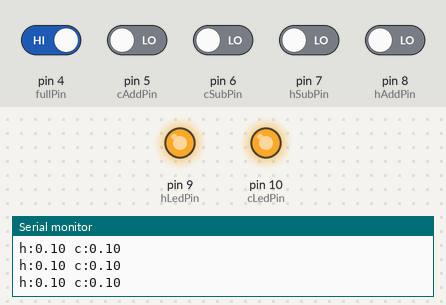
This sketch was run on a simulated Arduino Uno, built with avr-gcc and run on an emulated ATmega328P. On the bench: output pins drawn as LEDs (lit = HIGH), the last lines printed to the serial monitor. Dashed ring = blinking. The test bench sets the inputs (shaded band); at power-on: pin 4 (fullPin) HIGH, pin 5 (cAddPin), pin 6 (cSubPin), pin 7 (hSubPin), pin 8 (hAddPin) LOW.

Above: at 1.2 s.
1.3 s: pin 4 (fullPin) driven LOW
At 2.5 s:
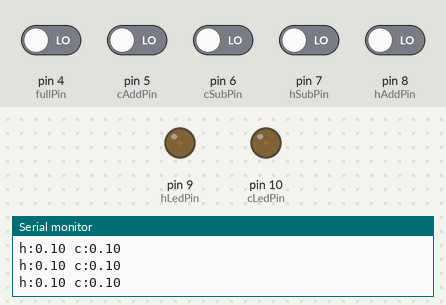
2.8 s: pin 7 (hSubPin) driven HIGH
At 3.7 s:
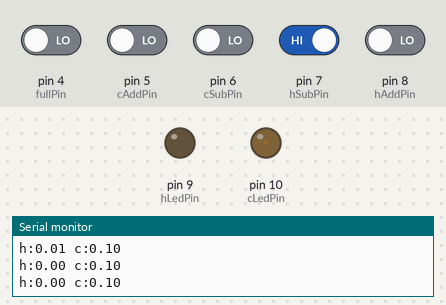
4.5 s: pin 8 (hAddPin) driven HIGH
At 5.4 s:
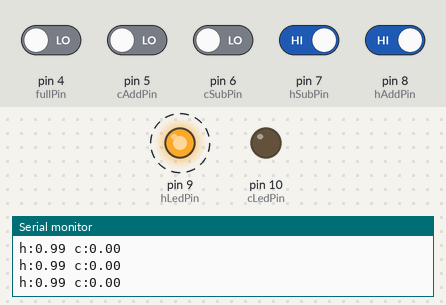
7.5 s: pin 8 (hAddPin) driven LOW
10.5 s: pin 5 (cAddPin) driven HIGH
At 13.49 s:
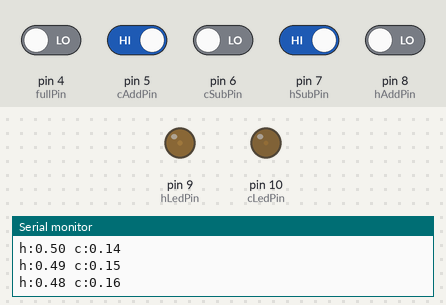
13.5 s: pin 6 (cSubPin) driven HIGH
Timing chart, 0 to 17.5 s (numbered marks = the images above; inputs shaded):
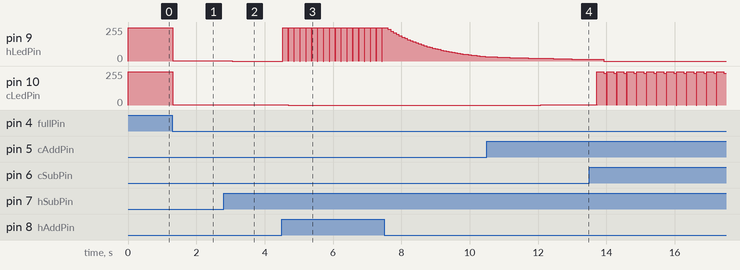

Measured:
- after the input at 1.3 s, pin 9 (hLedPin), pin 10 (cLedPin): 250/255 → 1/255 at once
- after the input at 2.8 s, pin 9 (hLedPin): 1/255 → 0/255 after 0.25 s
- after the input at 4.5 s, pin 9 (hLedPin): alternates 250/255 for 0.16 s and 0/255 for 0.01 s, starting at once; pin 10 (cLedPin): 1/255 → 0/255 after 0.18 s
- after the input at 10.5 s, pin 10 (cLedPin): 0/255 → 1/255 after 1.6 s

The sketch:

kinoflo.ino
```cpp
int hLedPin = 9;
int cLedPin = 10;

int hAddPin = 8; int hSubPin = 7;// hot led + / -  pins
int cAddPin = 5; int cSubPin = 6;// hot led + / -  pins
int brightness = 100;

int fullPin = 4;

float hVal = 0.1;  //initial h/c values
float cVal = 0.1;
void setup() {
  Serial.begin(9600);
  pinMode(hLedPin, OUTPUT);
  pinMode(cLedPin, OUTPUT);
  pinMode(hAddPin, INPUT); pinMode(hSubPin, INPUT);
  pinMode(cAddPin, INPUT); pinMode(cSubPin, INPUT);

  pinMode(fullPin, INPUT);
}

void loop() {
  int full = digitalRead(fullPin); // jak sie zewrze to swiecimy na 100%

  if (full == LOW) {
    ledCtrl(hVal * brightness, hLedPin);
    ledCtrl(cVal * brightness, cLedPin);
  }

  if (full == HIGH) {
    ledCtrl(100, hLedPin);
    ledCtrl(100, cLedPin);
  }

  tempCtrl(); //temperature control

  Serial.print("h:"); Serial.print(hVal); Serial.print(" c:"); Serial.println(cVal);
  // Serial.println(hDelay);
}

void tempCtrl() {
  if (digitalRead(hAddPin) == HIGH && digitalRead(cAddPin) == HIGH) {
    hVal = 1;
    cVal = 1;
  }
  if (digitalRead(cSubPin) == HIGH && digitalRead(cSubPin) == HIGH) {
    hVal = 0.1;
    cVal = 0.1;
  }
  if (digitalRead(hAddPin) == HIGH && digitalRead(hSubPin) == HIGH) {
    hVal = 1;
    cVal = 0;
  }
  if (digitalRead(cAddPin) == HIGH && digitalRead(cSubPin) == HIGH) {
    hVal = 0;
    cVal = 1;
  }


  if (digitalRead(hAddPin) == HIGH ) {

    hVal = hVal + 0.01;
    if (hVal >= 1) {
      hVal = 1;

      ledCtrl(0, hLedPin);  //miganie ze max
      delay(10);
      ledCtrl(100, hLedPin);  //miganie ze max
    }
    delay(80);
  }
  if (digitalRead(hSubPin) == HIGH) {
    hVal = hVal - 0.01;
    if (hVal <= 0) {
      hVal = 0;
    }
    delay(80);
  }

  if (digitalRead(cAddPin) == HIGH) {
    cVal = cVal + 0.01;
    if (cVal >= 1) {
      cVal = 1;


      ledCtrl(0, cLedPin);  //miganie ze max
      delay(10);
      ledCtrl(100, cLedPin);  //miganie ze max
    }
    delay(100);
  }
  if (digitalRead(cSubPin) == HIGH) {
    cVal = cVal - 0.01;
    if (cVal <= 0) {
      cVal = 0;
    }
    delay(100);
  }
}

void ledCtrl(int val, int lPin) {
  analogWrite(lPin, linearPWM(val));  // val range: [0;100]
}

int linearPWM(int percentage) {
  // coefficients
  double a = 9.7758463166360387E-01;
  double b = 5.5498961535023345E-02;
  return floor((a * exp(b * percentage) + .5)) - 1;
}
```
